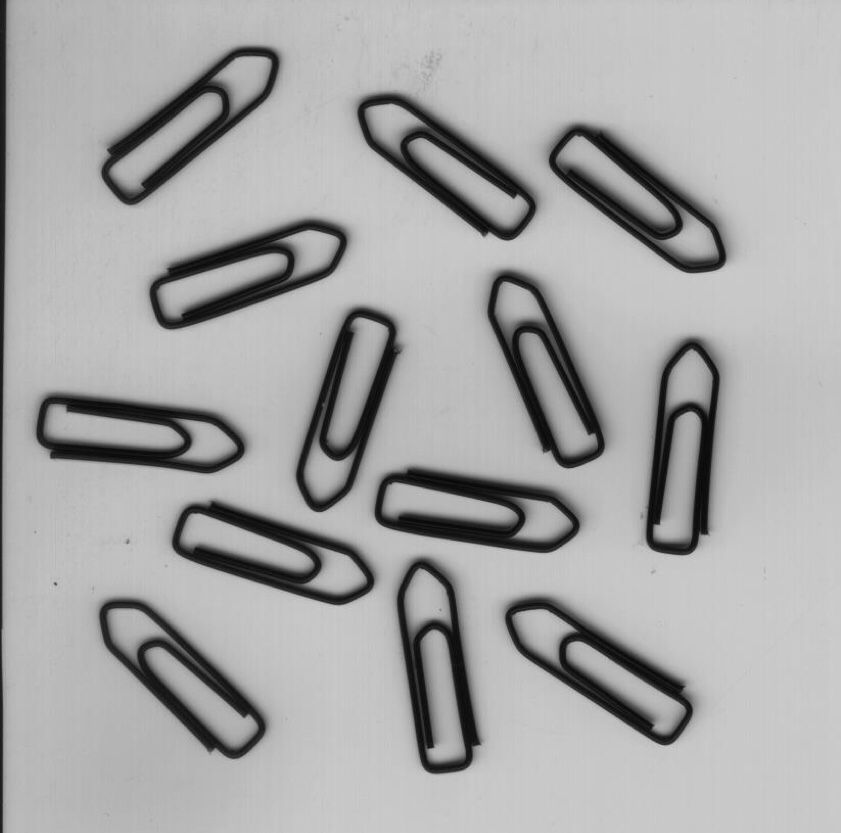
//> input picture figure/42.jpg, 841 x 833 px
$ ./cntNumber   (built with g++ and OpenCV 4)
//> lines starting //> are read from the running program, lines starting //| are printed output that depends on the picture; after the words box and inside, x2 and y2 are one past the last pixel; in counts of white or black regions, pixels touching at a corner belong together

#include <iostream>
#include <opencv2/opencv.hpp>


using namespace std;
using namespace cv;


int main()
{

    Mat grayImage = imread("/Users/sum_young/private_code/CV/figure/42.jpg",0);
//> grayImage is the input picture: 833 rows x 841 cols, CV_8UC1; min 0, max 209, mean 166.5
    Mat FinalImage;
    Mat binResult,DilateResult,OpenResult,CloseResult;
    Mat connectedComponents,bounding_box,centroids;
	Mat kernel = getStructuringElement(MORPH_RECT, Size(10,10), Point(-1, -1));
    int count;

    threshold(grayImage, binResult, 100, 255, THRESH_OTSU);
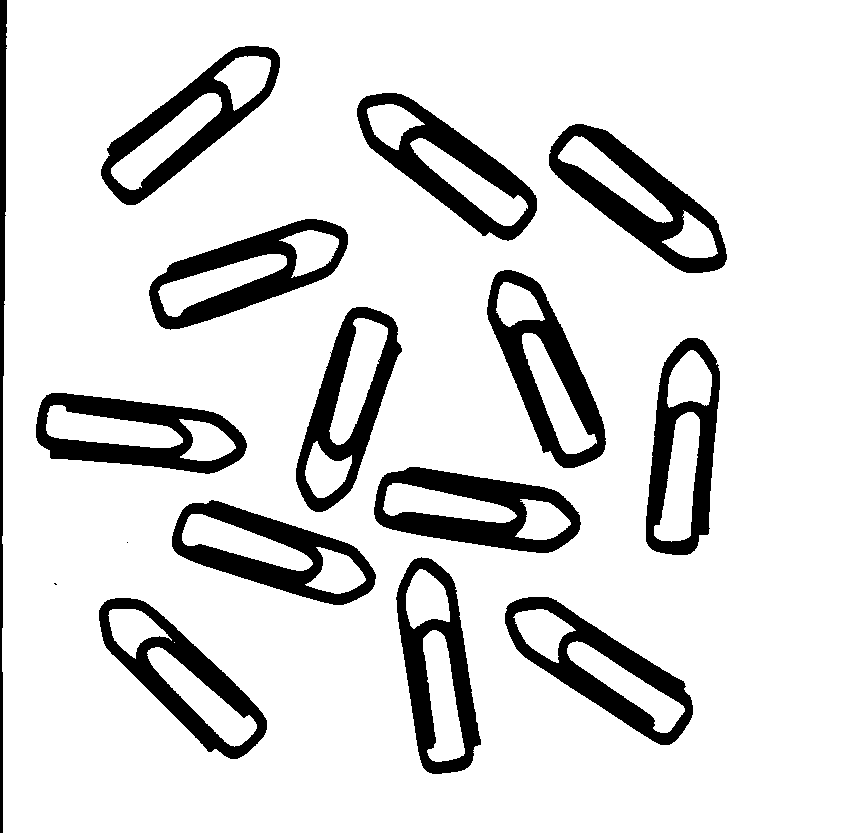
//> binResult: 833 rows x 841 cols, CV_8UC1; 85.6% white; 16 black regions (2 under 20 px), largest, box (x1, y1, x2, y2) and area: (549, 124, 727, 273) 8235, (374, 467, 581, 553) 8160, (357, 93, 537, 241) 7825

    morphologyEx(binResult, DilateResult, 1, kernel);
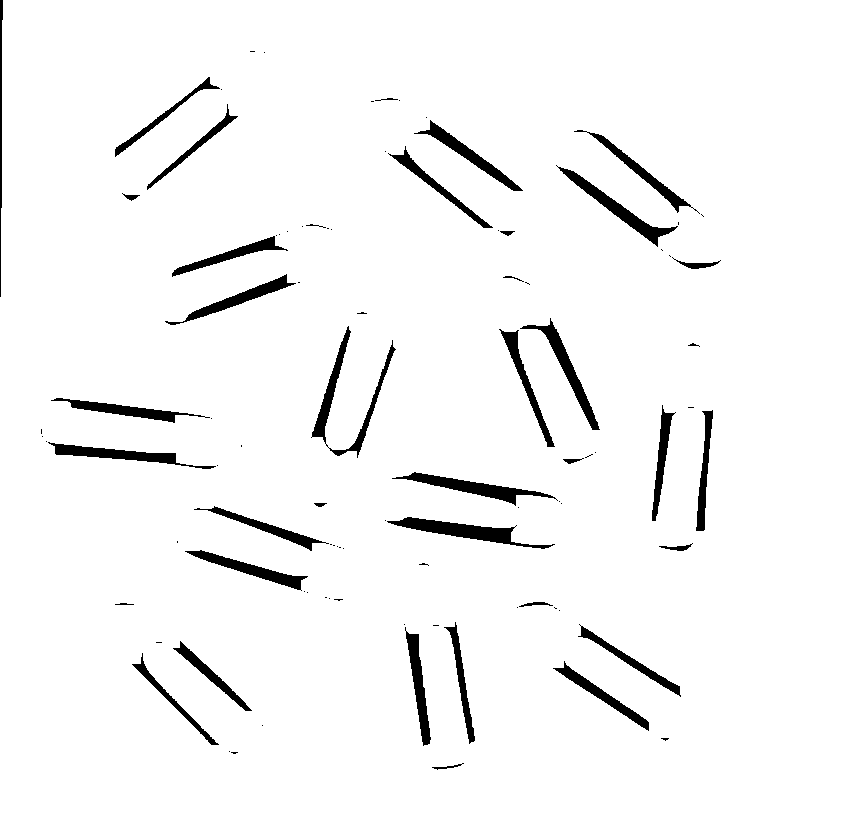
//> DilateResult: 833 rows x 841 cols, CV_8UC1; 96.1% white; 95 black regions (56 under 20 px), largest, box (x1, y1, x2, y2) and area: (311, 326, 396, 458) 1630, (387, 517, 555, 549) 1610, (392, 472, 558, 506) 1420
    // morphologyEx(binResult, Dilate, 1, kernel);
    //morphologyEx(binResult, OpenResult, 2, kernel);
    morphologyEx(binResult, CloseResult, 2, kernel);
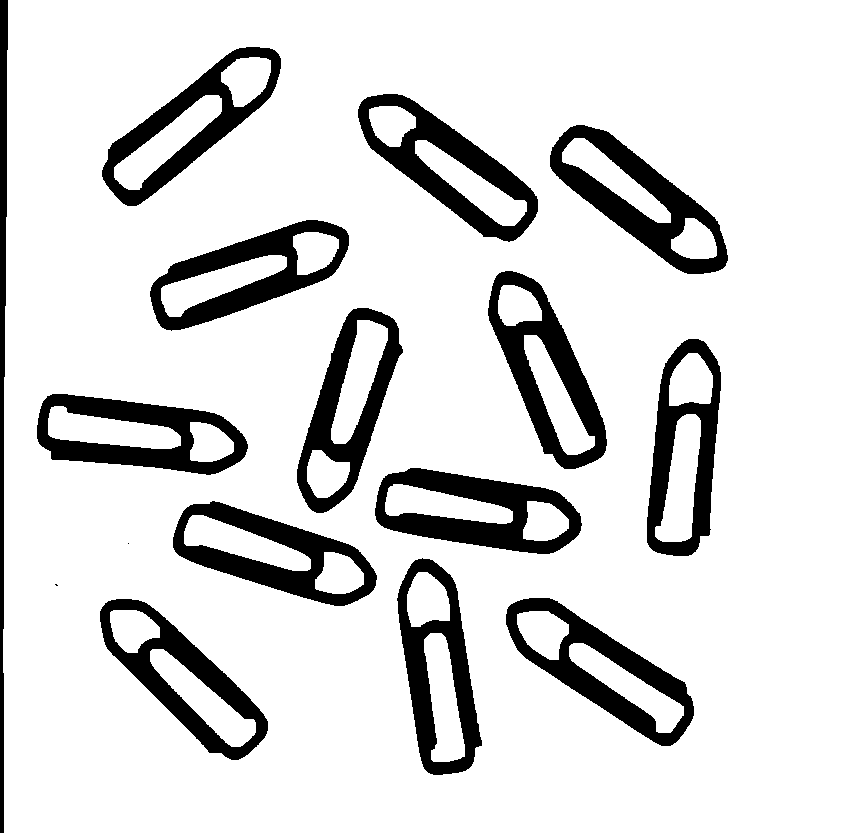
//> CloseResult: 833 rows x 841 cols, CV_8UC1; 85.2% white; 16 black regions (2 under 20 px), largest, box (x1, y1, x2, y2) and area: (550, 125, 728, 274) 8369, (375, 468, 582, 554) 8279, (358, 94, 538, 242) 8008
    CloseResult.copyTo(FinalImage);

        for(int i = 0; i < CloseResult.rows; i++)
    {
        //uchar* data = image.ptr<uchar>(i);
        for(int j = 0; j < CloseResult.cols; j++)
        {
            if(CloseResult.at<uchar>(i,j) == 255)
                FinalImage.at<uchar>(i,j) = 0;
            else
                FinalImage.at<uchar>(i,j) = 255;
        }
    }
    count = cv::connectedComponentsWithStats(FinalImage,connectedComponents,bounding_box,centroids,8,CV_32S);
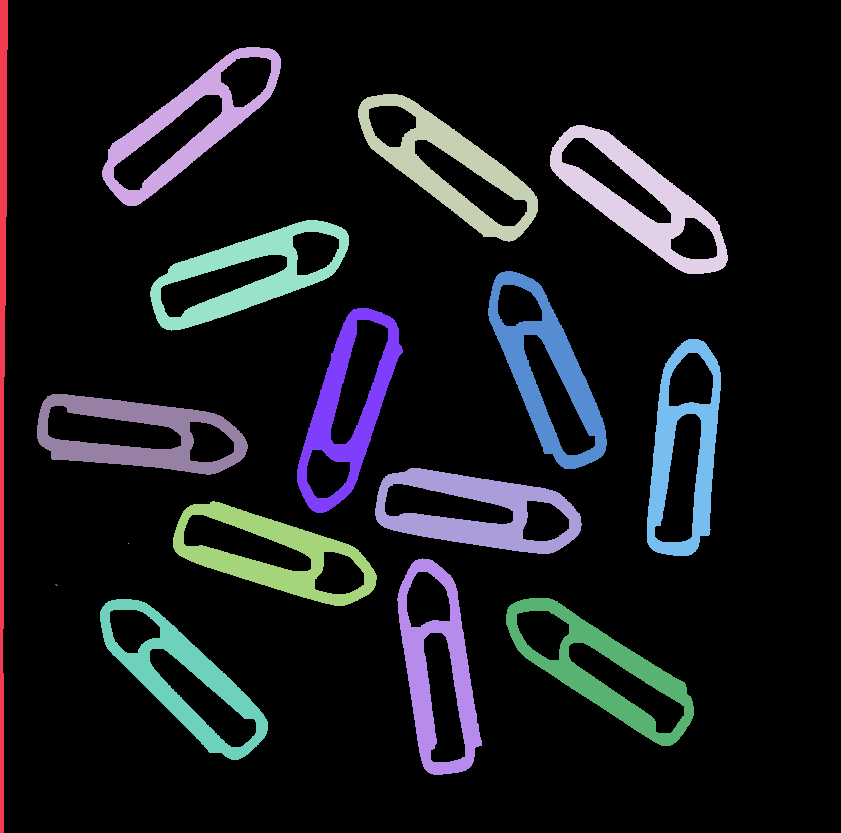
//> connectedComponents: 833 rows x 841 cols, CV_32SC1; 17 distinct labels, from 0 to 16; one colour per label, 0 black
//> count = 17; bounding_box = 17 rows, first 6: [3, 0, 838, 833, 597095], [0, 0, 8, 833, 4238], [102, 47, 179, 159, 7182], [358, 94, 180, 148, 8008], [550, 125, 178, 149, 8369], [150, 220, 199, 111, 7581]; centroids = 17 rows, first 8: [425.7, 415.4], [2.25, 353.9], [188, 125.4], [448.2, 165.7], [638.6, 200], [247, 273.6], [546.7, 371.5], [346.9, 408]


    cv::imshow("BinarizationResult", binResult);
    cv::imshow("CloseResult", CloseResult);
    //cv::imshow("DilateResult", DilateResult);
    std::cout << "There are  "<< std::endl;
    std::cout << count - 1 << std::endl;
//| 16
    std::cout << "PaperClip in this image "<< std::endl;
    cv::imshow("BinarizationResult", binResult);
    while(true)
    {
        int c;
        c = waitKey(20);
//> the Esc key is pressed
        if (27 == (char) c)
            break;
    }

    return 0;
}

$ run again, with figure/2.jpg copied over figure/42.jpg
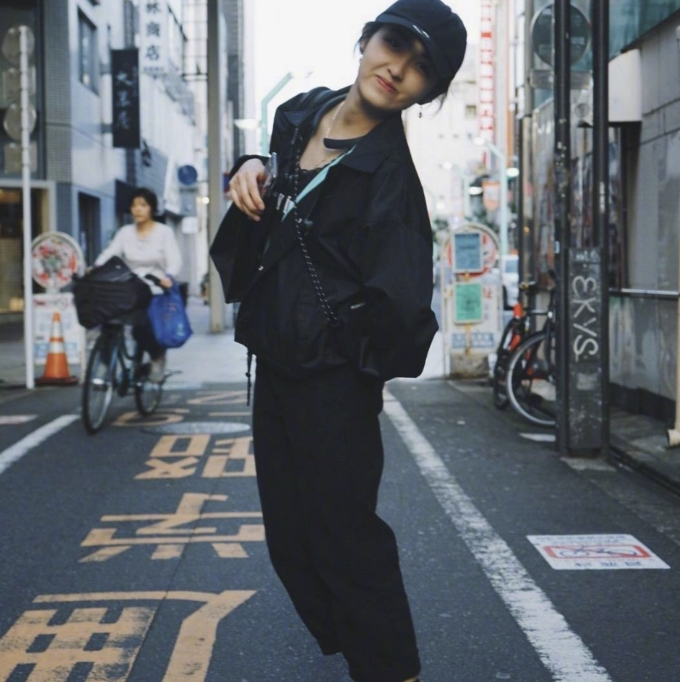
//> input picture figure/2.jpg, 680 x 682 px
//> `threshold(grayImage, binResult, 100, 255, THRESH_OTSU);`:
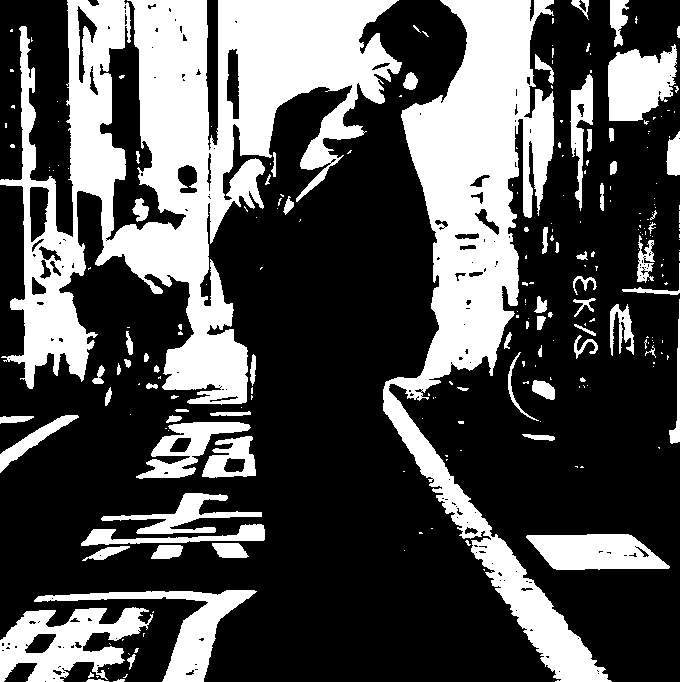
//> binResult: 682 rows x 680 cols, CV_8UC1; 32.1% white; 241 white regions (166 under 20 px), largest, box (x1, y1, x2, y2) and area: (0, 0, 402, 405) 67633, (383, 0, 612, 682) 43880, (0, 607, 153, 682) 6084
//> DilateResult: 682 rows x 680 cols, CV_8UC1; 50.9% white; 47 black regions (17 under 20 px), largest, box (x1, y1, x2, y2) and area: (0, 79, 549, 682) 138941, (409, 0, 680, 682) 65399, (0, 0, 66, 177) 6812
//> CloseResult: 682 rows x 680 cols, CV_8UC1; 26.4% white; 48 white regions, largest, box (x1, y1, x2, y2) and area: (402, 0, 534, 391) 29396, (105, 0, 248, 398) 24210, (219, 0, 394, 157) 16517
//> `count = cv::connectedComponentsWithStats(FinalImage,connectedComponent..`:
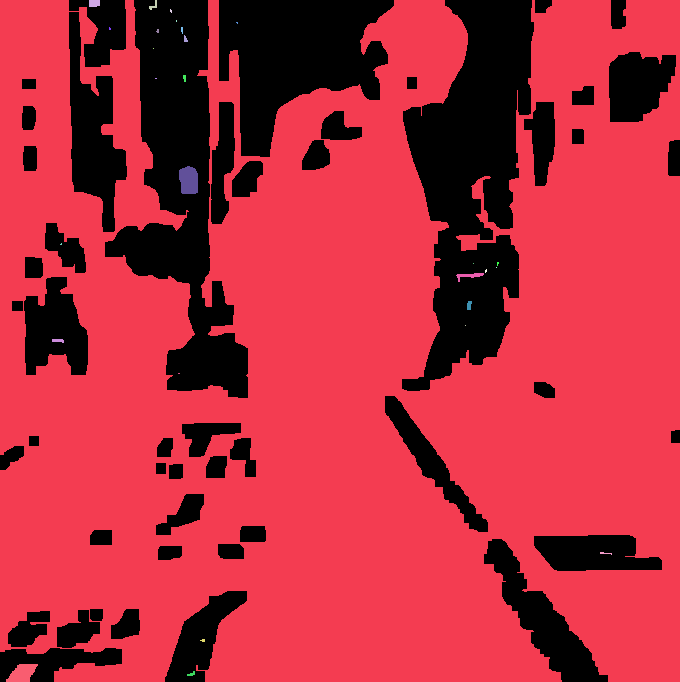
//> connectedComponents: 682 rows x 680 cols, CV_32SC1; 29 distinct labels, from 0 to 28; one colour per label, 0 black
//> count = 29; bounding_box = 29 rows, first 6: [0, 0, 680, 682, 122386], [0, 0, 680, 682, 340092], [89, 0, 11, 7, 74], [149, 0, 8, 10, 33], [170, 9, 2, 4, 6], [176, 20, 1, 2, 2]; centroids = 29 pairs, first value 21.95 to 604.9, second value 2.88 to 673.6
//| 28

$ run again, with figure/41.jpg copied over figure/42.jpg
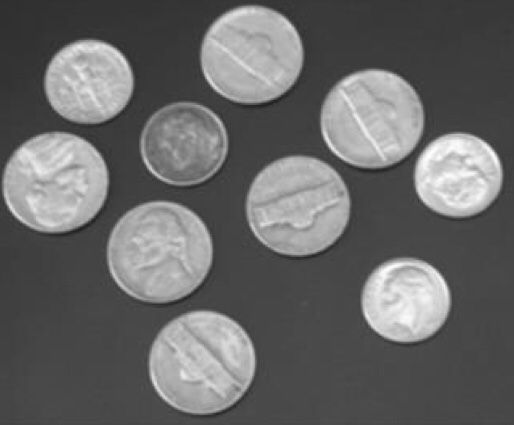
//> input picture figure/41.jpg, 514 x 425 px
//> grayImage is the input picture: 425 rows x 514 cols, CV_8UC1; min 28, max 255, mean 104.1
//> `threshold(grayImage, binResult, 100, 255, THRESH_OTSU);`:
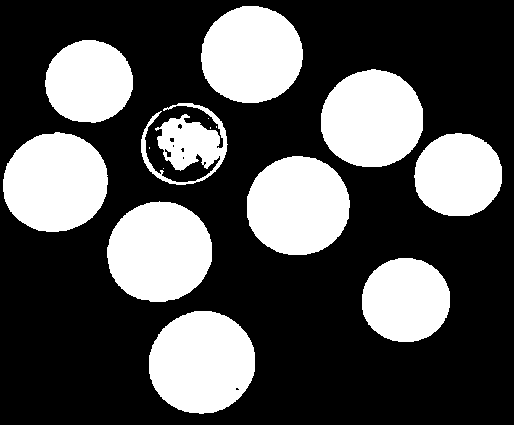
//> binResult: 425 rows x 514 cols, CV_8UC1; 31.9% white; 15 white regions (5 under 20 px), largest, box (x1, y1, x2, y2) and area: (149, 311, 255, 414) 8580, (107, 201, 212, 302) 8307, (3, 132, 108, 232) 8230
//> DilateResult: 425 rows x 514 cols, CV_8UC1; 41% white; 8 white regions, largest, box (x1, y1, x2, y2) and area: (243, 65, 507, 260) 27112, (145, 307, 260, 419) 10547, (103, 197, 217, 307) 10242
//> CloseResult: 425 rows x 514 cols, CV_8UC1; 31.2% white; 10 white regions, largest, box (x1, y1, x2, y2) and area: (150, 312, 256, 414) 8519, (108, 203, 213, 303) 8306, (4, 134, 108, 233) 8216
//> `count = cv::connectedComponentsWithStats(FinalImage,connectedComponent..`:
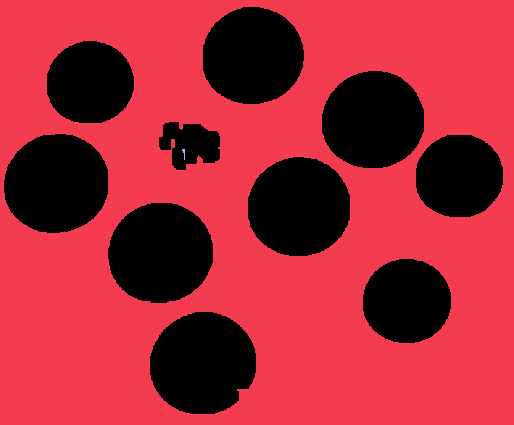
//> connectedComponents: 425 rows x 514 cols, CV_32SC1; 3 distinct labels, from 0 to 2; one colour per label, 0 black
//> count = 3; bounding_box = [[4, 7, 499, 407, 68209], [0, 0, 514, 425, 150224], [182, 149, 3, 11, 17]]; centroids = [[245.9, 194.7], [261.3, 219.8], [183.5, 152.6]]
//| 2
